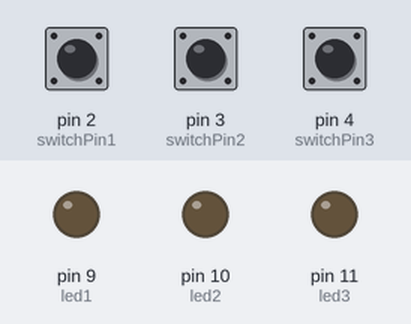
Recording of a sketch running on a simulated Arduino Uno, built with avr-gcc and run on an emulated ATmega328P. Parts: output pins drawn as LEDs (lit = HIGH). Inputs (shaded band) come from the test bench; at power-on: pin 2 (switchPin1) LOW, pin 3 (switchPin2) LOW, pin 4 (switchPin3) LOW.

Above: at 1.2 s.
1.3 s: pin 2 (switchPin1) pulled HIGH for 0.15 s
At 1.37 s:
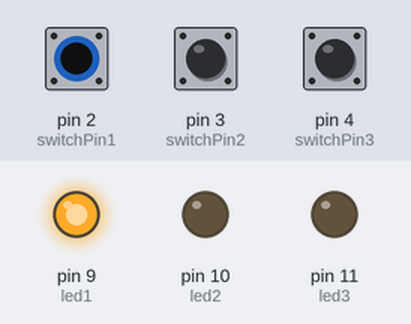
2.9 s: pin 3 (switchPin2) pulled HIGH for 0.15 s
At 2.97 s:
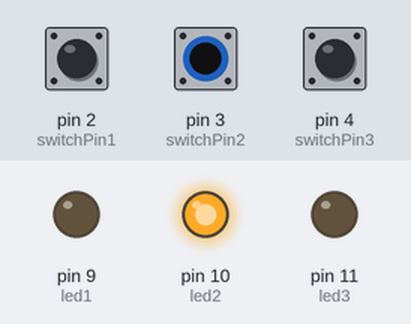
4.5 s: pin 4 (switchPin3) pulled HIGH for 0.15 s
At 4.57 s:
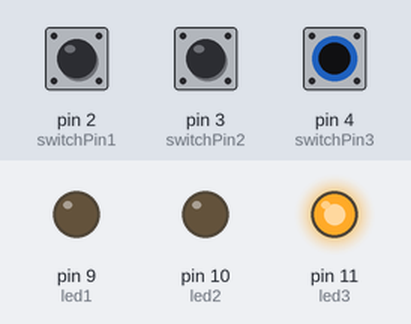
6.1 s: pin 4 (switchPin3) pulled HIGH for 3.2 s
At 10.5 s:
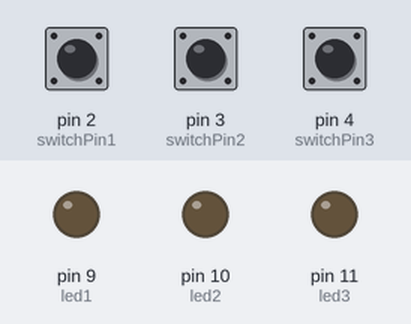
10.8 s: pin 2 (switchPin1) pulled HIGH for 3.2 s
At 11.8 s:
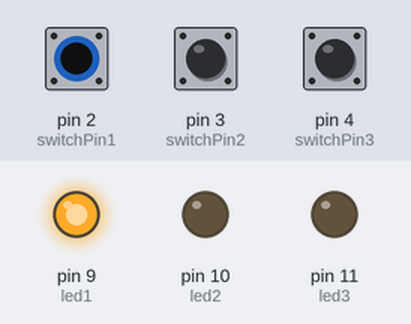
15.5 s: pin 2 (switchPin1) driven HIGH and pin 3 (switchPin2) driven HIGH
At 16.6 s:
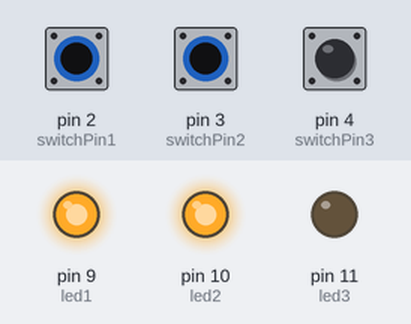
Timing chart, 0 to 18.0 s (numbered marks = the images above; inputs shaded):
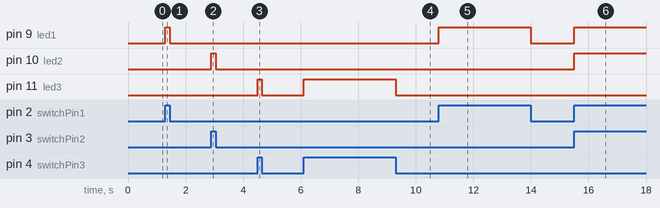

Measured:
- after the input at 1.3 s, pin 9 (led1): LOW → HIGH at once, → LOW 0.15 s later
- after the input at 2.9 s, pin 10 (led2): LOW → HIGH at once, → LOW 0.15 s later
- after the input at 4.5 s, pin 11 (led3): LOW → HIGH at once, → LOW 0.15 s later
- after the input at 6.1 s, pin 11 (led3): LOW → HIGH at once, → LOW 3.2 s later
- after the input at 10.8 s, pin 9 (led1): LOW → HIGH at once, → LOW 3.2 s later
- after the input at 15.5 s, pin 9 (led1), pin 10 (led2): LOW → HIGH at once

The sketch:

exp6.ino
```cpp
int led1= 9;
int led2= 10;
int led3= 11;

int switchPin1=2;
int switchPin2=3;
int switchPin3=4;

int val1= 0;
int val2= 0;
int val3= 0;


void setup(){
  pinMode(led1, OUTPUT);
  pinMode(led2, OUTPUT);
  pinMode(led3, OUTPUT);

  pinMode(switchPin1, INPUT);
  pinMode(switchPin2,INPUT);
  pinMode(switchPin3, INPUT);

}

void loop(){
  val1= digitalRead(switchPin1);
  if(val1==HIGH)
  {
    digitalWrite(led1,HIGH);
  }
  else{
    digitalWrite(led1,LOW);
  }
  val2= digitalRead(switchPin2);
  if(val2==HIGH)
  {
    digitalWrite(led2,HIGH);
  }
  else{
    digitalWrite(led2,LOW);
  }
  val3= digitalRead(switchPin3);
  if(val3==HIGH)
  {
    digitalWrite(led3,HIGH);
  }
  else{
    digitalWrite(led3,LOW);
  }


}
```
